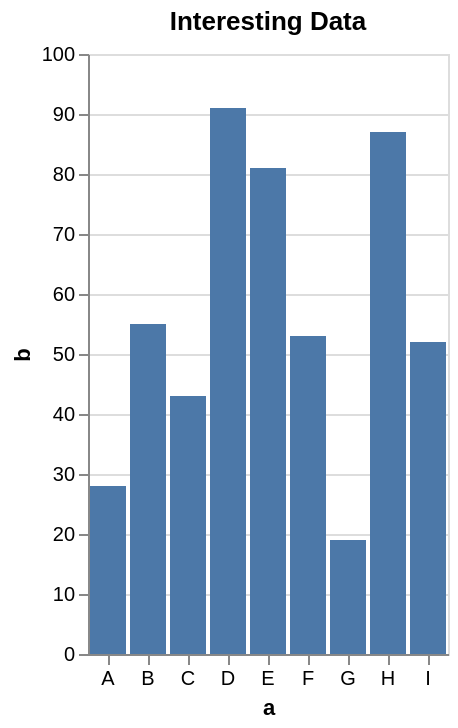

Specify this chart in Vega-Lite:
### Vega-Lite specification from a JSON file in a GitHub repository (floating-point values rounded to 4 significant figures)
{"$schema": "https://vega.github.io/schema/vega-lite/v5.json", "usermeta": {"embedOptions": {"renderer": "svg"}}, "description": "A simple bar chart with embedded data.", "title": "Interesting Data", "data": {"values": [{"a": "A", "b": 28}, {"a": "B", "b": 55}, {"a": "C", "b": 43}, {"a": "D", "b": 91}, {"a": "E", "b": 81}, {"a": "F", "b": 53}, {"a": "G", "b": 19}, {"a": "H", "b": 87}, {"a": "I", "b": 52}]}, "mark": "bar", "encoding": {"x": {"field": "a", "type": "nominal", "axis": {"labelAngle": 0}}, "y": {"field": "b", "type": "quantitative"}}, "config": {}}
